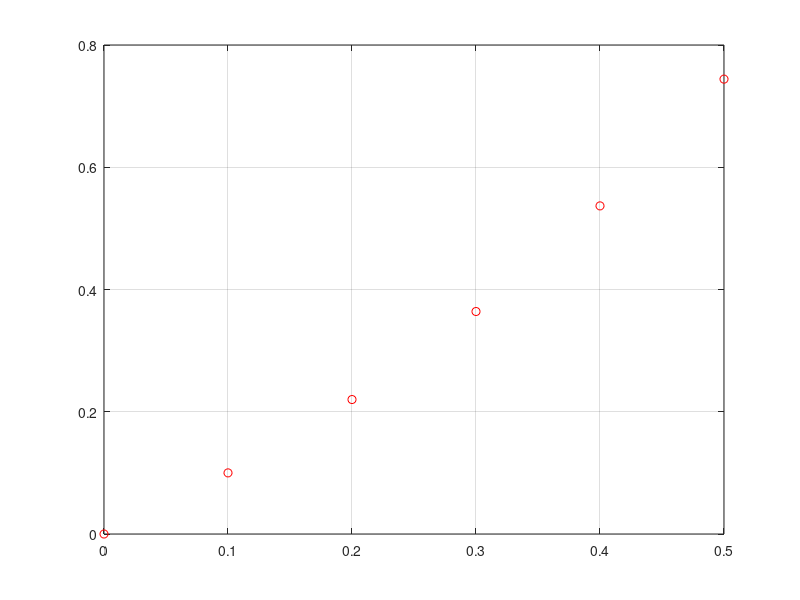

Write MATLAB code to recreate this figure.
function filtro_edo

    p = -2;
    Dt = 0.1;
    fs = 5;
    NDt = fs;
    f= @ (t,y) 1 -(p * y);

    t = zeros(NDt,1);
    y = zeros(NDt,1);

    t(1) = 0;
    y(1) = 0;
    for j=1: NDt
        k1=Dt*f(t(j),y(j));
        y(j+1) = y(j) + k1;
        t(j+1) = t(j) + Dt;
    endfor

    figure(1)
    plot(t,y,'or')
    grid on

endfunction
